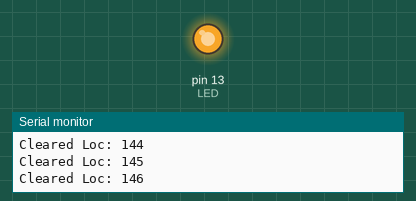
A sketch run on a simulated Arduino Uno, built with avr-gcc and run on an emulated ATmega328P. Shown: output pins drawn as LEDs (lit = HIGH), the last lines printed to the serial monitor. EEPROM starts erased.

Above: at 3.5 s.
At 6.6 s:
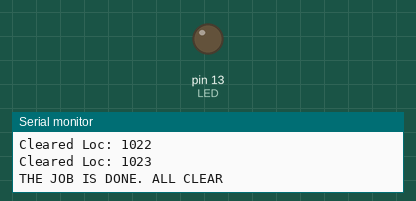
Timing chart, 0 to 8.1 s (numbered marks = the images above):
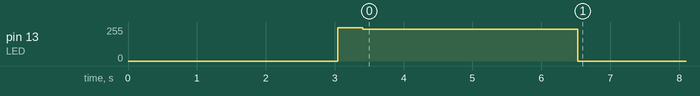

The sketch:

EEPROM_CLEAR.ino
```cpp
#include <EEPROM.h>
#define LED 13
#define EEPROM_SIZE 4096

void setup() {
  Serial.begin(115200);

  pinMode(LED, OUTPUT);
  digitalWrite(LED, LOW);

  Serial.println("--------------------");
  Serial.println("EEPROM ERASE UTILITY");
  Serial.println("--------------------");
  Serial.println("");
  Serial.println("Written by H2TECH");
  Serial.println("");
  delay(3000);
  Serial.println("START FLASH");
  digitalWrite(LED, HIGH);

  for(int i = 0; i < EEPROM_SIZE; i++){
    digitalWrite(LED, HIGH);
    if(EEPROM.read(i) != 0){
      EEPROM.write(i, 0);
      Serial.print("Cleared Loc: ");
      digitalWrite(LED, LOW);
      Serial.println(i);
    }

  }

  digitalWrite(LED, LOW);
  Serial.println("THE JOB IS DONE. ALL CLEAR");

}

void loop() {
  // put your main code here, to run repeatedly:

}
```

Measured:
- by itself, pin 13 (LED): 248/255 → 240/255 at 3.4 s, → 0/255 3.1 s later
